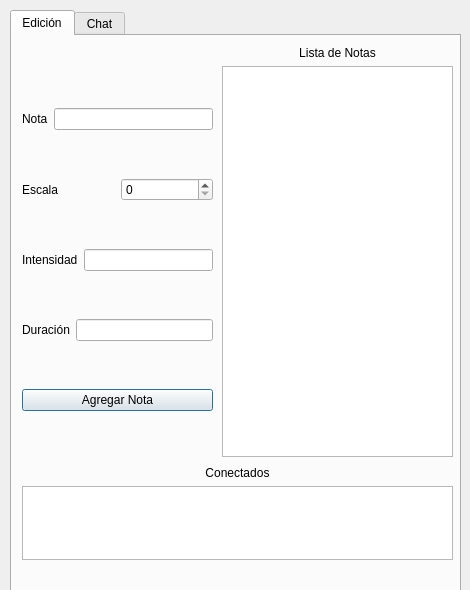
<?xml version="1.0" encoding="UTF-8"?>
<ui version="4.0">
 <class>Dialog</class>
 <widget class="QDialog" name="Dialog">
  <property name="geometry">
   <rect>
    <x>0</x>
    <y>0</y>
    <width>470</width>
    <height>590</height>
   </rect>
  </property>
  <property name="windowTitle">
   <string>Dialog</string>
  </property>
  <widget class="QTabWidget" name="tabWidget">
   <property name="geometry">
    <rect>
     <x>10</x>
     <y>10</y>
     <width>451</width>
     <height>621</height>
    </rect>
   </property>
   <property name="currentIndex">
    <number>0</number>
   </property>
   <widget class="QWidget" name="tab">
    <attribute name="title">
     <string>Edición</string>
    </attribute>
    <widget class="QWidget" name="verticalLayoutWidget">
     <property name="geometry">
      <rect>
       <x>10</x>
       <y>30</y>
       <width>191</width>
       <height>391</height>
      </rect>
     </property>
     <layout class="QVBoxLayout" name="verticalLayout_3">
      <item>
       <layout class="QHBoxLayout" name="horizontalLayout_2">
        <item>
         <widget class="QLabel" name="label_2">
          <property name="text">
           <string>Nota</string>
          </property>
         </widget>
        </item>
        <item>
         <widget class="QLineEdit" name="nota"/>
        </item>
       </layout>
      </item>
      <item>
       <layout class="QHBoxLayout" name="horizontalLayout_3">
        <item>
         <widget class="QLabel" name="label_3">
          <property name="text">
           <string>Escala</string>
          </property>
         </widget>
        </item>
        <item>
         <widget class="QSpinBox" name="escala"/>
        </item>
       </layout>
      </item>
      <item>
       <layout class="QHBoxLayout" name="horizontalLayout_4">
        <item>
         <widget class="QLabel" name="label_4">
          <property name="text">
           <string>Intensidad</string>
          </property>
         </widget>
        </item>
        <item>
         <widget class="QLineEdit" name="intensidad"/>
        </item>
       </layout>
      </item>
      <item>
       <layout class="QHBoxLayout" name="horizontalLayout_5">
        <item>
         <widget class="QLabel" name="label">
          <property name="text">
           <string>Duración</string>
          </property>
         </widget>
        </item>
        <item>
         <widget class="QLineEdit" name="duracion"/>
        </item>
       </layout>
      </item>
      <item>
       <widget class="QPushButton" name="buttonAgregar">
        <property name="text">
         <string>Agregar Nota</string>
        </property>
       </widget>
      </item>
     </layout>
    </widget>
    <widget class="QWidget" name="verticalLayoutWidget_2">
     <property name="geometry">
      <rect>
       <x>210</x>
       <y>10</y>
       <width>231</width>
       <height>411</height>
      </rect>
     </property>
     <layout class="QVBoxLayout" name="verticalLayout">
      <item>
       <widget class="QLabel" name="label_5">
        <property name="cursor">
         <cursorShape>ForbiddenCursor</cursorShape>
        </property>
        <property name="text">
         <string>Lista de Notas</string>
        </property>
        <property name="alignment">
         <set>Qt::AlignCenter</set>
        </property>
       </widget>
      </item>
      <item>
       <widget class="QListView" name="listViewNotas"/>
      </item>
     </layout>
    </widget>
    <widget class="QWidget" name="verticalLayoutWidget_3">
     <property name="geometry">
      <rect>
       <x>10</x>
       <y>430</y>
       <width>431</width>
       <height>94</height>
      </rect>
     </property>
     <layout class="QVBoxLayout" name="verticalLayout_2">
      <item>
       <widget class="QLabel" name="label_6">
        <property name="text">
         <string>Conectados</string>
        </property>
        <property name="alignment">
         <set>Qt::AlignCenter</set>
        </property>
       </widget>
      </item>
      <item>
       <widget class="QListView" name="listView_2"/>
      </item>
     </layout>
    </widget>
   </widget>
   <widget class="QWidget" name="tab_2">
    <attribute name="title">
     <string>Chat</string>
    </attribute>
   </widget>
  </widget>
 </widget>
 <resources/>
 <connections/>
</ui>
